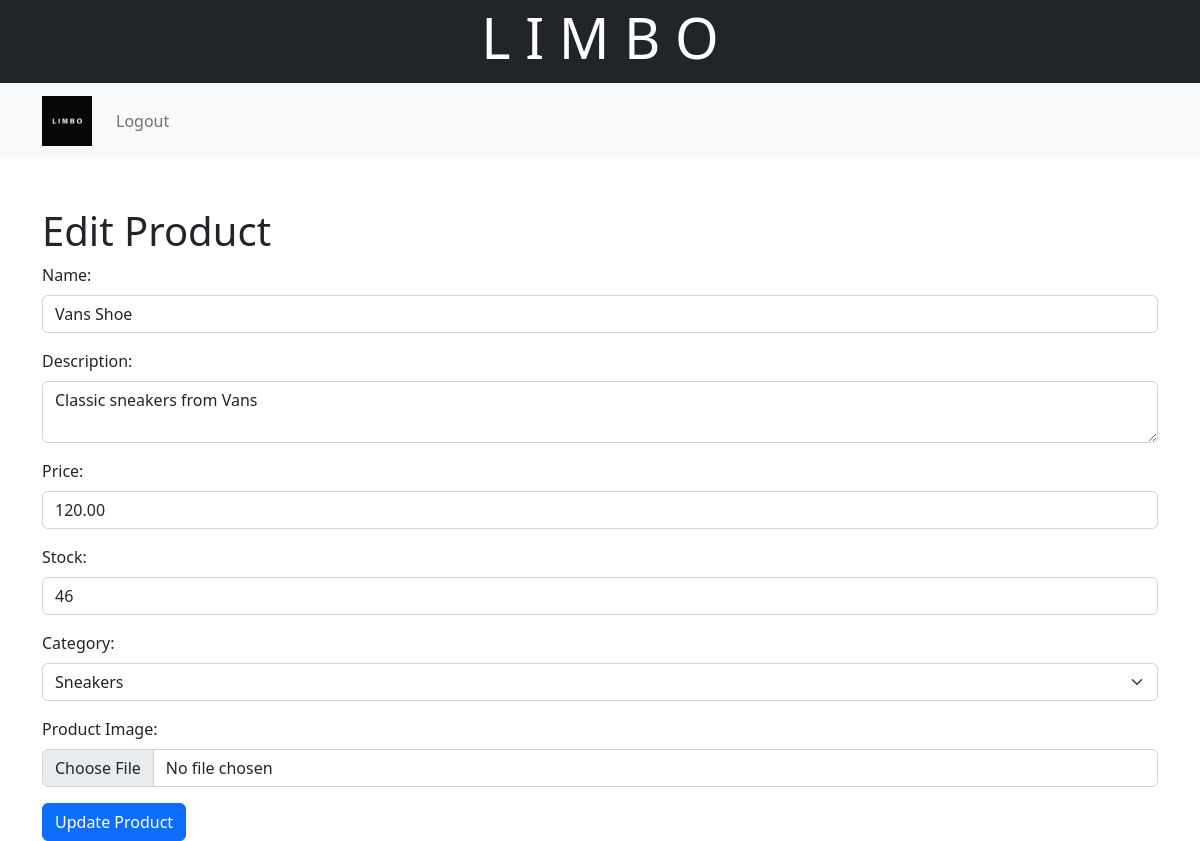
The app's page /public/Product/edit/1 (signed in) with its own data.
### tables this page shows
CREATE TABLE `products` (
  `id` int(11) NOT NULL,
  `name` varchar(255) NOT NULL,
  `description` text DEFAULT NULL,
  `price` decimal(10,2) NOT NULL,
  `stock` int(11) NOT NULL,
  `category_id` int(11) DEFAULT NULL,
  `image` varchar(50) DEFAULT NULL
);

CREATE TABLE `categories` (
  `id` int(11) NOT NULL,
  `name` varchar(255) NOT NULL
);

### app/core/Controller.php (called while the page is built, shortened)
<?php
class Controller {
    public function view($view, $data = [])
    {
        require_once '../app/views/' . $view . '.php';
    }
    public function model($model)
    {
        return new $model;
    }
}

### app/controllers/Product.php (called while the page is built, shortened)
<?php
class Product extends Controller {
    public function edit($id) {
        $data['judul'] = 'Edit Product';
        $data['products'] = $this->model('Product_model')->getProductById($id);
        $data['categories'] = $this->model('Category_model') -> getAllCategory();
        $this->view('Product/edit', $data);
    }
}

### app/core/App.php (called while the page is built, shortened)
<?php
class App {
    protected $method = 'index';
    protected $params = [];
    public function __construct()
    {
        $url = $this->parseURL();
        if(isset($url['0'])){
        if( file_exists('../app/controllers/' . $url[0] . '.php') ) {
            unset($url[0]);
        }}
        $this->controller = new $this->controller;
        if( isset($url[1]) ) {
            if( method_exists($this->controller, $url[1]) ) {
                $this->method = $url[1];
                unset($url[1]);
            }
        }
        if( !empty($url) ) {
            $this->params = array_values($url);
        }
        call_user_func_array([$this->controller, $this->method], $this->params);
    }
    public function parseURL()
    {
        if( isset($_GET['url']) ) {
            $url = rtrim($_GET['url'], '/');
            $url = filter_var($url, FILTER_SANITIZE_URL);
            $url = explode('/', $url);
            return $url;
        }
    }
}

### public/index.php (called while the page is built, shortened)
<?php
$app = new App;

### app/core/Database.php (called while the page is built, shortened)
<?php
class Database {
    private $host = DB_HOST;
    private $user = DB_USER;
    private $pass = DB_PASS;
    private $db_name = DB_NAME;
    private $dbh;
    private $stmt;
    public function __construct()
    {
        $dsn = 'mysql:host=' . $this->host . ';dbname=' . $this->db_name;
        $option = [
            PDO::ATTR_PERSISTENT => true,
            PDO::ATTR_ERRMODE => PDO::ERRMODE_EXCEPTION
        ];
        try {
            $this->dbh = new PDO($dsn, $this->user, $this->pass, $option);
        } catch(PDOException $e) {
            die($e->getMessage());
        }
    }
    public function query($query)
    {
        $this->stmt = $this->dbh->prepare($query);
    }
    public function bind($param, $value, $type = null)
    {
        if( is_null($type) ) {
            switch( true ) {
                default :
                    $type = PDO::PARAM_STR;
            }
        }
        $this->stmt->bindValue($param, $value, $type);
    }
    public function execute()
    {
        $this->stmt->execute();
    }
    public function resultSet()
    {
        $this->execute();
        return $this->stmt->fetchAll(PDO::FETCH_ASSOC);
    }
    public function single()
    {
        $this->execute();
        return $this->stmt->fetch(PDO::FETCH_ASSOC);
    }
}

### app/models/Product_model.php (called while the page is built, shortened)
<?php
class Product_model {
    private $db;
    private $table = 'products';
    public function __construct() {
        $this->db = new Database;
    }
    public function getProductById($id)
    {
        $this->db->query('SELECT * FROM ' . $this->table . ' WHERE id=:id');
        $this->db->bind('id', $id);
        return $this->db->single();
    }
}

### app/models/Category_model.php (called while the page is built, shortened)
<?php
class Category_model {
    private $db;
    private $table = 'categories';
    public function __construct() {
        $this->db = new Database;
    }
    public function getAllCategory() {
        $this->db->query('SELECT * FROM ' . $this->table);
        return $this->db->resultSet();
    }
    public function tambahDataCategory($data)
    {
        $query = "INSERT INTO categories
                    VALUES
                  ('', :name)";
        $this->db->query($query);
        $this->db->bind('name', $data['name']);
        $this->db->execute();
        return $this->db->rowCount();
    }}

### app/views/Product/edit.php (the view, shortened to what this page needs)
<!DOCTYPE html>
<html lang="en">
<head>
   <link rel="stylesheet" href="<?= BASEURL ;?>/css/bootstrap.css">
</head>
<body>
<header class="bg-dark text-white p-1 text-center">
        <div class="container">
            <h1 class="display-4">L I M B O</h1>
        </div>
    </header>
 <nav class="navbar navbar-expand-lg navbar-light bg-light">
        <div class="container">
            <a class="navbar-brand " href="<?= BASEURL; ?>/home/index">
                <img src="<?= BASEURL; ?>/img/logo.jpg" alt="Nike Logo" width="50px" height="50px" >
            </a>
            <div class="collapse navbar-collapse">
            <ul class="navbar-nav ml-auto">
                <?php if (isset($_SESSION['user_id'])): ?>
                    <li class="nav-item">
                        <a class="nav-link" href="<?= BASEURL; ?>/Auth/logout">Logout</a>
                    </li>
                <?php else: ?>
                    <li class="nav-item">
                        <a class="nav-link" href="<?= BASEURL; ?>/Auth">Login</a>
                    </li>
                <?php endif; ?>
            </ul>
             </div>
        </div>
    </nav>
<div class="container mt-5">
        <h1><?php echo $data['judul']; ?></h1>
        <form action="<?= BASEURL; ?>/Product/update/<?= $data['products']['id']; ?>" method="post" enctype="multipart/form-data">
            <div class="mb-3">
                <label for="name" class="form-label">Name:</label>
                <input type="text" id="name" name="name" class="form-control" value="<?= $data['products']['name']; ?>" required>
            </div>
            <div class="mb-3">
                <label for="description" class="form-label">Description:</label>
                <textarea id="description" name="description" class="form-control" required><?= $data['products']['description']; ?></textarea>
            </div>
            <div class="mb-3">
                <label for="price" class="form-label">Price:</label>
                <input type="number" id="price" name="price" class="form-control" step="0.01" value="<?= $data['products']['price']; ?>" required>
            </div>
            <div class="mb-3">
                <label for="stock" class="form-label">Stock:</label>
                <input type="number" id="stock" name="stock" class="form-control" value="<?= $data['products']['stock']; ?>" required>
            </div>
            <div class="mb-3">
                <label for="category_id" class="form-label">Category:</label>
                <select id="category_id" name="category_id" class="form-select" required>
                    <?php foreach ($data['categories'] as $category): ?>
                        <option value="<?php echo $category['id']; ?>" <?= $category['id'] == $data['products']['category_id'] ? 'selected' : ''; ?>><?php echo $category['name']; ?></option>
                    <?php endforeach; ?>
                </select>
            </div>
            <div class="mb-3">
                <label for="image" class="form-label">Product Image:</label>
                <input type="file" id="image" name="image" class="form-control" accept="image/*">
            </div>
            <button type="submit" class="btn btn-primary">Update Product</button>
        </form>
    </div>

### records on screen
products: name "Vans Shoe", description "Classic sneakers from Vans", price "120.00", stock "46", category_id "Sneakers"

### other values on screen
$data['judul'] "Edit Product"
